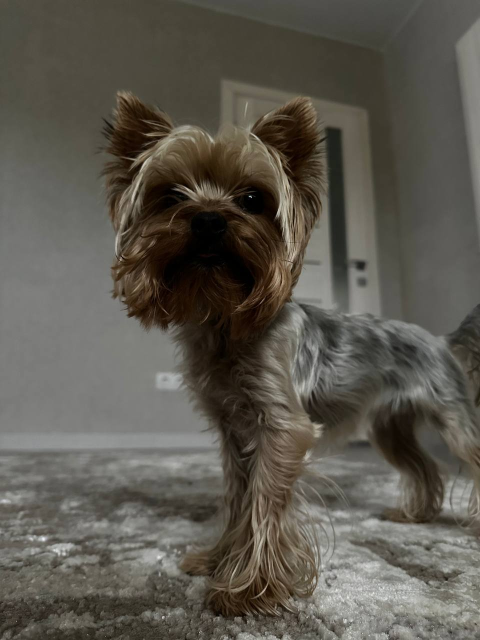
#> input picture image/photo_2024-06-15 14.09.05.jpeg, 960 x 1280 px, found by its file name (shown at 1/2 size)
$ python task_2.py
#> lines starting #> are read from the running program, lines starting #| are printed output that depends on the picture
import numpy as np
from matplotlib.image import imread
import matplotlib.pyplot as plt
from sklearn.decomposition import PCA

# Load the image
image = imread('/Users/mac/PycharmProject/image/photo_2024-06-15 14.09.05.jpeg')
#> image is the input picture: shape (1280, 960, 3); mean R, G, B 91.6, 87.6, 78.7


# Convert the image to black and white
def bw_image(image):
    image_sum = image.sum(axis=2)
    image_bw = image_sum / image_sum.max()
    return image_bw

image_bw = bw_image(image)

fig, axs = plt.subplots(1,2 , figsize=(10, 5))
axs[0].imshow(image)
axs[0].set_title('Original Image')
axs[1].imshow(image_bw, cmap='gray')
axs[1].set_title('Black and White Image')

print("Original image dimensions:", image.shape)
#| Original image dimensions: (1280, 960, 3)
print("Number of color channels:", image.shape[2])
#| Number of color channels: 3
print("Black and white image dimensions:", image_bw.shape)
#| Black and white image dimensions: (1280, 960)
plt.show()
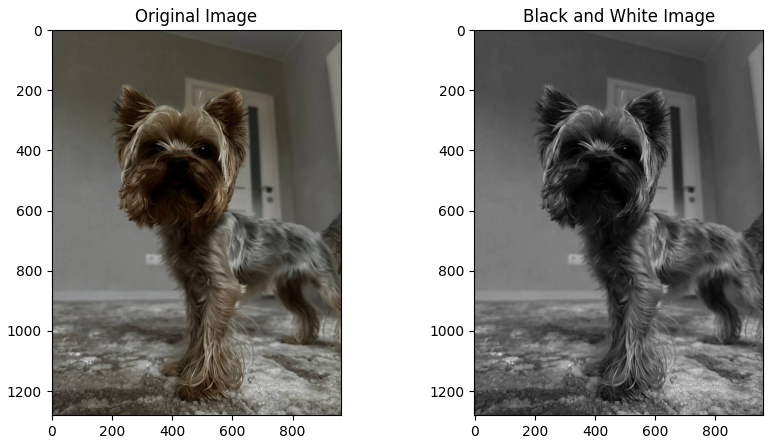
#> figure drawn by matplotlib, 2 panels
#-----------------------------------------------------------------------------------------------------------------------


pca = PCA()


def pca_image(image_bw,pca):
    image_bw_pca = pca.fit_transform(image_bw)
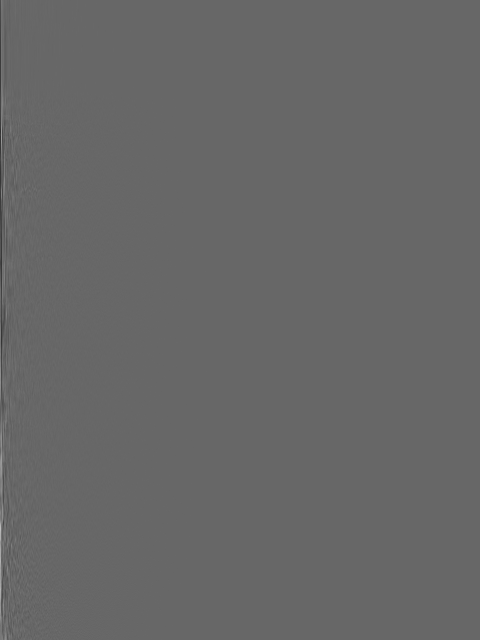
#> image_bw_pca: shape (1280, 960) float64 (shown at 1/2 size); min -3.81, max 5.58, mean 3.62e-17; drawn with min black and max white
    cumulative_variance = np.cumsum(pca.explained_variance_ratio_)

    threshold = 0.95
    num_components_index = np.where(cumulative_variance >= threshold)[0][0]
    num_components = num_components_index + 1
    return image_bw_pca, num_components, cumulative_variance

com_image_bw_pca, num_components, cumulative_variance = pca_image(image_bw, pca)
#> num_components = 41; cumulative_variance = 960 values from 0.233 to 1
print("Кількість компонент, які необхідні для покриття 95% варіативності:", num_components)
#| Кількість компонент, які необхідні для покриття 95% варіативності: 41


plt.figure(figsize=(10, 7))
plt.plot(cumulative_variance, linestyle='-', color='b')
plt.axhline(y=0.95, color='r', linestyle='--')
plt.axvline(x=num_components, color='g', linestyle='--')
plt.plot(cumulative_variance)
plt.xlabel('Number of Components')
plt.ylabel('Cumulative Explained Variance')
plt.title('Explained Variance by Components')
plt.show()
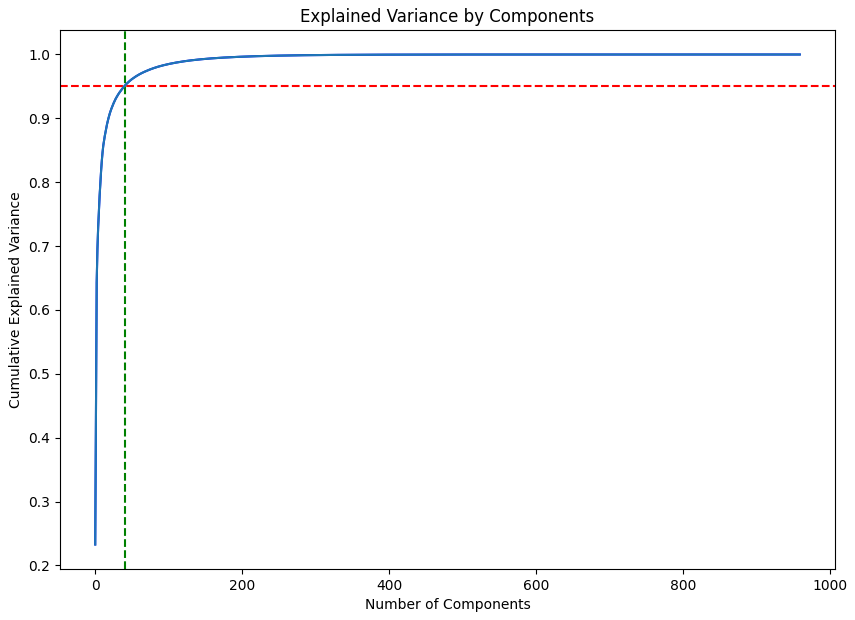
#> figure drawn by matplotlib, 1 panel; curve peaks at x = 959, y = 1
plt.grid()

# ----------------------------------------------------------------------------------------------------------------------

def reconstruct_image(image_bw_pca, num_components):
#> called with num_components = 9
    pca = PCA(n_components=num_components)
    pca.fit(image_bw)
    image_bw_pca_limited = image_bw_pca[:, :num_components]
    image_reconstructed = pca.inverse_transform(image_bw_pca_limited)
    return image_reconstructed

image_reconstructed_80 = reconstruct_image(com_image_bw_pca, 9)
image_reconstructed_90 = reconstruct_image(com_image_bw_pca, 19)
image_reconstructed_95 = reconstruct_image(com_image_bw_pca, 41)
image_reconstructed_96 = reconstruct_image(com_image_bw_pca, 50)
image_reconstructed_97 = reconstruct_image(com_image_bw_pca, 63)
image_reconstructed_98 = reconstruct_image(com_image_bw_pca, 85)
#> in reconstruct_image (call 6), `image_bw_pca_limited = image_bw_pca[:, :num_components]`:
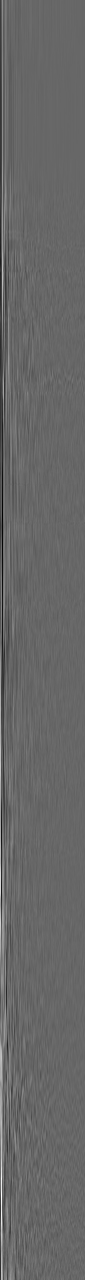
#> image_bw_pca_limited: shape (1280, 85) float64; min -3.81, max 5.58, mean 3.4e-17; drawn with min black and max white
image_reconstructed_99 = reconstruct_image(com_image_bw_pca, 126)
#> in reconstruct_image (call 7), `image_bw_pca_limited = image_bw_pca[:, :num_components]`:
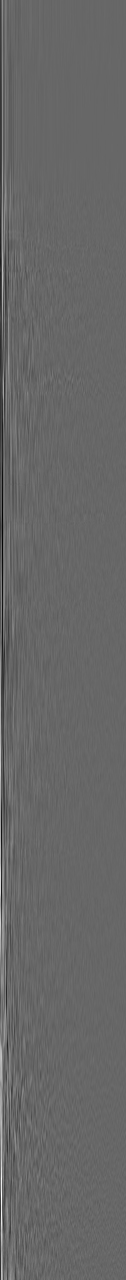
#> image_bw_pca_limited: shape (1280, 126) float64; min -3.81, max 5.58, mean 3.71e-17; drawn with min black and max white
#> in reconstruct_image (call 7), `image_reconstructed = pca.inverse_transform(image_bw_pca_limited)`:
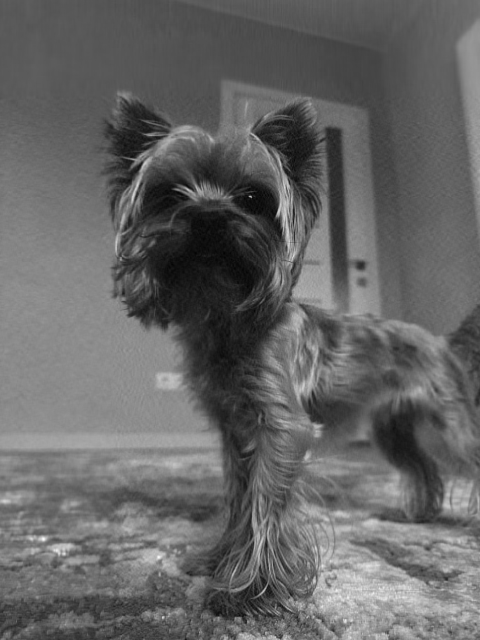
#> image_reconstructed: shape (1280, 960) float64 (shown at 1/2 size); min -0.0556, max 0.937, mean 0.339; drawn with min black and max white
image_reconstructed = reconstruct_image(com_image_bw_pca, 455)
#> in reconstruct_image (call 8), `image_bw_pca_limited = image_bw_pca[:, :num_components]`:
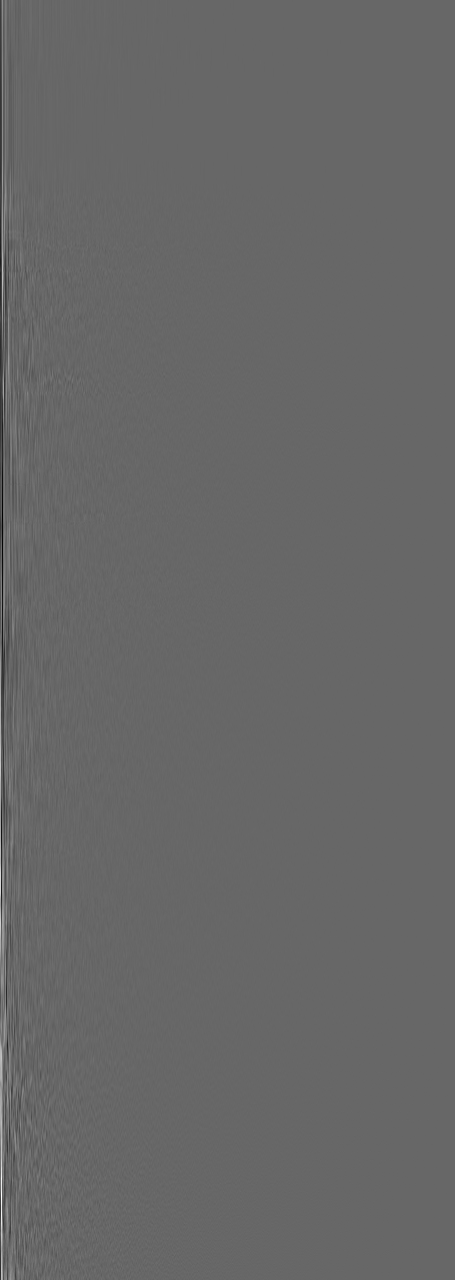
#> image_bw_pca_limited: shape (1280, 455) float64; min -3.81, max 5.58, mean 4.94e-17; drawn with min black and max white


fig, axs = plt.subplots(3, 3, figsize=(10, 10))

axs[0, 0].imshow(image_reconstructed_80, cmap='gray')
axs[0, 0].set_title('80% Variance')
axs[0, 1].imshow(image_reconstructed_90, cmap='gray')
axs[0, 1].set_title('90% Variance')
axs[0, 2].imshow(image_reconstructed_95, cmap='gray')
axs[0, 2].set_title('95% Variance')
axs[1, 0].imshow(image_reconstructed_96, cmap='gray')
axs[1, 0].set_title('96% Variance')
axs[1, 1].imshow(image_reconstructed_97, cmap='gray')
axs[1, 1].set_title('97% Variance')
axs[1, 2].imshow(image_reconstructed_98, cmap='gray')
axs[1, 2].set_title('98% Variance')
axs[2, 0].imshow(image_reconstructed_99, cmap='gray')
axs[2, 0].set_title('99% Variance')
axs[2, 1].imshow(image_reconstructed, cmap='gray')
axs[2, 1].set_title('99.99% Variance')
axs[2, 2].imshow(image_bw, cmap='gray')
axs[2, 2].set_title('Original Image')

plt.tight_layout()
plt.show()
